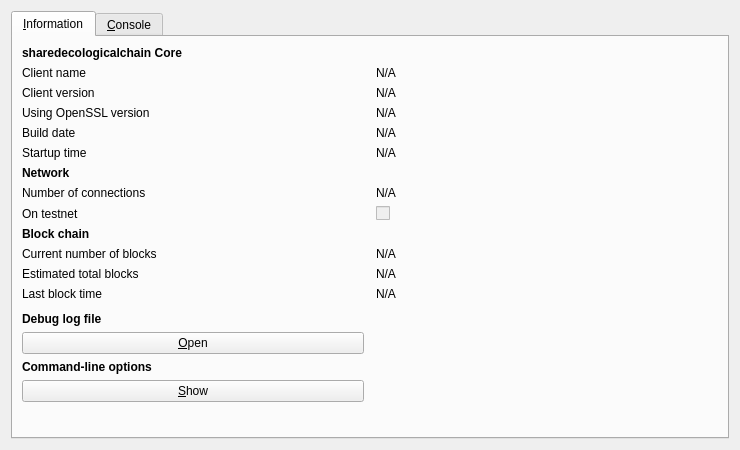
<?xml version="1.0" encoding="UTF-8"?>
<ui version="4.0">
 <class>RPCConsole</class>
 <widget class="QDialog" name="RPCConsole">
  <property name="geometry">
   <rect>
    <x>0</x>
    <y>0</y>
    <width>740</width>
    <height>450</height>
   </rect>
  </property>
  <property name="windowTitle">
   <string>sharedecologicalchain - Debug window</string>
  </property>
  <layout class="QVBoxLayout" name="verticalLayout_2">
   <item>
    <widget class="QTabWidget" name="tabWidget">
     <property name="currentIndex">
      <number>0</number>
     </property>
     <widget class="QWidget" name="tab_info">
      <attribute name="title">
       <string>&amp;Information</string>
      </attribute>
      <layout class="QGridLayout" name="gridLayout" columnstretch="0,0">
       <property name="horizontalSpacing">
        <number>12</number>
       </property>
       <item row="14" column="0">
        <widget class="QLabel" name="labelDebugLogfile">
         <property name="font">
          <font>
           <weight>75</weight>
           <bold>true</bold>
          </font>
         </property>
         <property name="text">
          <string>Debug log file</string>
         </property>
        </widget>
       </item>
       <item row="5" column="0">
        <widget class="QLabel" name="label_13">
         <property name="text">
          <string>Startup time</string>
         </property>
        </widget>
       </item>
       <item row="6" column="0">
        <widget class="QLabel" name="label_11">
         <property name="font">
          <font>
           <weight>75</weight>
           <bold>true</bold>
          </font>
         </property>
         <property name="text">
          <string>Network</string>
         </property>
        </widget>
       </item>
       <item row="5" column="1">
        <widget class="QLabel" name="startupTime">
         <property name="cursor">
          <cursorShape>IBeamCursor</cursorShape>
         </property>
         <property name="text">
          <string>N/A</string>
         </property>
         <property name="textFormat">
          <enum>Qt::PlainText</enum>
         </property>
         <property name="textInteractionFlags">
          <set>Qt::LinksAccessibleByMouse|Qt::TextSelectableByKeyboard|Qt::TextSelectableByMouse</set>
         </property>
        </widget>
       </item>
       <item row="8" column="1">
        <widget class="QCheckBox" name="isTestNet">
         <property name="enabled">
          <bool>false</bool>
         </property>
         <property name="text">
          <string/>
         </property>
        </widget>
       </item>
       <item row="1" column="0">
        <widget class="QLabel" name="label_5">
         <property name="text">
          <string>Client name</string>
         </property>
        </widget>
       </item>
       <item row="10" column="1">
        <widget class="QLabel" name="numberOfBlocks">
         <property name="cursor">
          <cursorShape>IBeamCursor</cursorShape>
         </property>
         <property name="text">
          <string>N/A</string>
         </property>
         <property name="textFormat">
          <enum>Qt::PlainText</enum>
         </property>
         <property name="textInteractionFlags">
          <set>Qt::LinksAccessibleByMouse|Qt::TextSelectableByKeyboard|Qt::TextSelectableByMouse</set>
         </property>
        </widget>
       </item>
       <item row="4" column="0">
        <widget class="QLabel" name="label_12">
         <property name="text">
          <string>Build date</string>
         </property>
        </widget>
       </item>
       <item row="17" column="0">
        <widget class="QPushButton" name="showCLOptionsButton">
         <property name="toolTip">
          <string>Show the sharedecologicalchain-Qt help message to get a list with possible sharedecologicalchain command-line options.</string>
         </property>
         <property name="text">
          <string>&amp;Show</string>
         </property>
         <property name="autoDefault">
          <bool>false</bool>
         </property>
        </widget>
       </item>
       <item row="10" column="0">
        <widget class="QLabel" name="label_3">
         <property name="text">
          <string>Current number of blocks</string>
         </property>
        </widget>
       </item>
       <item row="12" column="1">
        <widget class="QLabel" name="lastBlockTime">
         <property name="cursor">
          <cursorShape>IBeamCursor</cursorShape>
         </property>
         <property name="text">
          <string>N/A</string>
         </property>
         <property name="textFormat">
          <enum>Qt::PlainText</enum>
         </property>
         <property name="textInteractionFlags">
          <set>Qt::LinksAccessibleByMouse|Qt::TextSelectableByKeyboard|Qt::TextSelectableByMouse</set>
         </property>
        </widget>
       </item>
       <item row="4" column="1">
        <widget class="QLabel" name="buildDate">
         <property name="cursor">
          <cursorShape>IBeamCursor</cursorShape>
         </property>
         <property name="text">
          <string>N/A</string>
         </property>
         <property name="textFormat">
          <enum>Qt::PlainText</enum>
         </property>
         <property name="textInteractionFlags">
          <set>Qt::LinksAccessibleByMouse|Qt::TextSelectableByKeyboard|Qt::TextSelectableByMouse</set>
         </property>
        </widget>
       </item>
       <item row="2" column="0">
        <widget class="QLabel" name="label_6">
         <property name="text">
          <string>Client version</string>
         </property>
        </widget>
       </item>
       <item row="8" column="0">
        <widget class="QLabel" name="label_8">
         <property name="text">
          <string>On testnet</string>
         </property>
        </widget>
       </item>
       <item row="2" column="1">
        <widget class="QLabel" name="clientVersion">
         <property name="cursor">
          <cursorShape>IBeamCursor</cursorShape>
         </property>
         <property name="text">
          <string>N/A</string>
         </property>
         <property name="textFormat">
          <enum>Qt::PlainText</enum>
         </property>
         <property name="textInteractionFlags">
          <set>Qt::LinksAccessibleByMouse|Qt::TextSelectableByKeyboard|Qt::TextSelectableByMouse</set>
         </property>
        </widget>
       </item>
       <item row="1" column="1">
        <widget class="QLabel" name="clientName">
         <property name="cursor">
          <cursorShape>IBeamCursor</cursorShape>
         </property>
         <property name="text">
          <string>N/A</string>
         </property>
         <property name="textFormat">
          <enum>Qt::PlainText</enum>
         </property>
         <property name="textInteractionFlags">
          <set>Qt::LinksAccessibleByMouse|Qt::TextSelectableByKeyboard|Qt::TextSelectableByMouse</set>
         </property>
        </widget>
       </item>
       <item row="12" column="0">
        <widget class="QLabel" name="label_2">
         <property name="text">
          <string>Last block time</string>
         </property>
        </widget>
       </item>
       <item row="18" column="0">
        <spacer name="verticalSpacer">
         <property name="orientation">
          <enum>Qt::Vertical</enum>
         </property>
         <property name="sizeHint" stdset="0">
          <size>
           <width>20</width>
           <height>40</height>
          </size>
         </property>
        </spacer>
       </item>
       <item row="7" column="0">
        <widget class="QLabel" name="label_7">
         <property name="text">
          <string>Number of connections</string>
         </property>
        </widget>
       </item>
       <item row="16" column="0">
        <widget class="QLabel" name="labelCLOptions">
         <property name="font">
          <font>
           <weight>75</weight>
           <bold>true</bold>
          </font>
         </property>
         <property name="text">
          <string>Command-line options</string>
         </property>
        </widget>
       </item>
       <item row="11" column="1">
        <widget class="QLabel" name="totalBlocks">
         <property name="cursor">
          <cursorShape>IBeamCursor</cursorShape>
         </property>
         <property name="text">
          <string>N/A</string>
         </property>
         <property name="textFormat">
          <enum>Qt::PlainText</enum>
         </property>
         <property name="textInteractionFlags">
          <set>Qt::LinksAccessibleByMouse|Qt::TextSelectableByKeyboard|Qt::TextSelectableByMouse</set>
         </property>
        </widget>
       </item>
       <item row="7" column="1">
        <widget class="QLabel" name="numberOfConnections">
         <property name="cursor">
          <cursorShape>IBeamCursor</cursorShape>
         </property>
         <property name="text">
          <string>N/A</string>
         </property>
         <property name="textFormat">
          <enum>Qt::PlainText</enum>
         </property>
         <property name="textInteractionFlags">
          <set>Qt::LinksAccessibleByMouse|Qt::TextSelectableByKeyboard|Qt::TextSelectableByMouse</set>
         </property>
        </widget>
       </item>
       <item row="3" column="1">
        <widget class="QLabel" name="openSSLVersion">
         <property name="cursor">
          <cursorShape>IBeamCursor</cursorShape>
         </property>
         <property name="text">
          <string>N/A</string>
         </property>
         <property name="textFormat">
          <enum>Qt::PlainText</enum>
         </property>
         <property name="textInteractionFlags">
          <set>Qt::LinksAccessibleByMouse|Qt::TextSelectableByKeyboard|Qt::TextSelectableByMouse</set>
         </property>
        </widget>
       </item>
       <item row="9" column="0">
        <widget class="QLabel" name="label_10">
         <property name="font">
          <font>
           <weight>75</weight>
           <bold>true</bold>
          </font>
         </property>
         <property name="text">
          <string>Block chain</string>
         </property>
        </widget>
       </item>
       <item row="0" column="0">
        <widget class="QLabel" name="label_9">
         <property name="font">
          <font>
           <weight>75</weight>
           <bold>true</bold>
          </font>
         </property>
         <property name="text">
          <string>sharedecologicalchain Core</string>
         </property>
        </widget>
       </item>
       <item row="11" column="0">
        <widget class="QLabel" name="label_4">
         <property name="text">
          <string>Estimated total blocks</string>
         </property>
        </widget>
       </item>
       <item row="13" column="0">
        <spacer name="verticalSpacer_2">
         <property name="orientation">
          <enum>Qt::Vertical</enum>
         </property>
         <property name="sizeHint" stdset="0">
          <size>
           <width>20</width>
           <height>20</height>
          </size>
         </property>
        </spacer>
       </item>
       <item row="15" column="0">
        <widget class="QPushButton" name="openDebugLogfileButton">
         <property name="toolTip">
          <string>Open the sharedecologicalchain debug log file from the current data directory. This can take a few seconds for large log files.</string>
         </property>
         <property name="text">
          <string>&amp;Open</string>
         </property>
         <property name="autoDefault">
          <bool>false</bool>
         </property>
        </widget>
       </item>
       <item row="3" column="0">
        <widget class="QLabel" name="label_14">
         <property name="text">
          <string>Using OpenSSL version</string>
         </property>
         <property name="indent">
          <number>-1</number>
         </property>
        </widget>
       </item>
      </layout>
     </widget>
     <widget class="QWidget" name="tab_console">
      <attribute name="title">
       <string>&amp;Console</string>
      </attribute>
      <layout class="QVBoxLayout" name="verticalLayout_3">
       <property name="spacing">
        <number>3</number>
       </property>
       <item>
        <widget class="QTextEdit" name="messagesWidget">
         <property name="minimumSize">
          <size>
           <width>0</width>
           <height>100</height>
          </size>
         </property>
         <property name="readOnly">
          <bool>true</bool>
         </property>
         <property name="tabKeyNavigation" stdset="0">
          <bool>false</bool>
         </property>
         <property name="columnCount" stdset="0">
          <number>2</number>
         </property>
        </widget>
       </item>
       <item>
        <layout class="QHBoxLayout" name="horizontalLayout">
         <property name="spacing">
          <number>3</number>
         </property>
         <item>
          <widget class="QLabel" name="label">
           <property name="text">
            <string notr="true">&gt;</string>
           </property>
          </widget>
         </item>
         <item>
          <widget class="QLineEdit" name="lineEdit"/>
         </item>
         <item>
          <widget class="QPushButton" name="clearButton">
           <property name="maximumSize">
            <size>
             <width>24</width>
             <height>24</height>
            </size>
           </property>
           <property name="toolTip">
            <string>Clear console</string>
           </property>
           <property name="text">
            <string/>
           </property>
           <property name="icon">
            <iconset resource="../bitcoin.qrc">
             <normaloff>:/icons/remove</normaloff>:/icons/remove</iconset>
           </property>
           <property name="shortcut">
            <string notr="true">Ctrl+L</string>
           </property>
           <property name="autoDefault">
            <bool>false</bool>
           </property>
          </widget>
         </item>
        </layout>
       </item>
      </layout>
     </widget>
    </widget>
   </item>
  </layout>
 </widget>
 <resources>
  <include location="../bitcoin.qrc"/>
 </resources>
 <connections/>
</ui>
